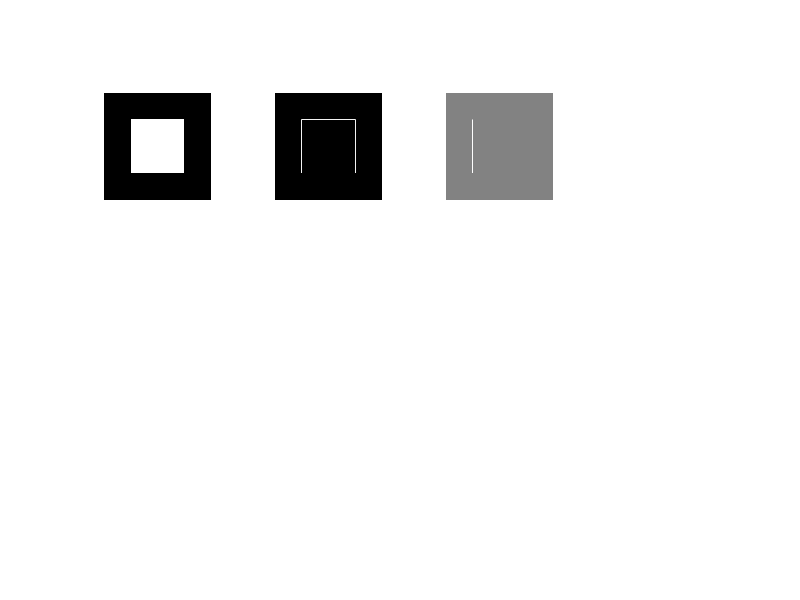

This chart was generated by the following MATLAB code:
clc; clear; close all;

whole_image = zeros(512, 512, 'double');
whole_image(128:384,128:384) = 255.0;

% show original image
subplot(2,4,1), imshow(whole_image, [0 255]);


% Sobel
%sx = fspecial('sobel');
% sy = sx';
mx_sobel = [-1 -2 -1; 0 0 0; 1 2 1];
my_sobel = [-1 0 1; -2 0 2; -1 0 1];
gx_sobel = imfilter(whole_image, mx_sobel);
gy_sobel = imfilter(whole_image, my_sobel);
% gradient
grad_sobel = hypot(gx_sobel, gy_sobel);
grad_sobel = grad_sobel/max(grad_sobel(:));
subplot(2,4,2), imshow(grad_sobel);
% angle
angle_sobel = atand(gy_sobel ./ (gx_sobel + eps));
subplot(2,4,3), imshow(angle_sobel, [-90 90]);

